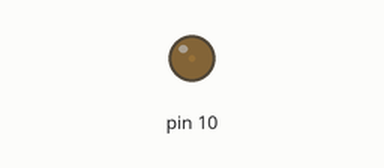
The sketch below on a simulated Arduino Uno, built with avr-gcc and run on an emulated ATmega328P. On the bench: output pins drawn as LEDs (lit = HIGH).

Above: at 0.05 s.
At 1.8 s:
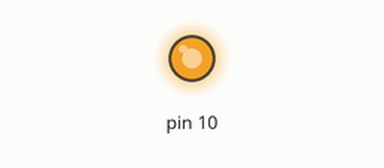
At 2.7 s:
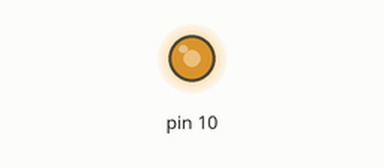
At 3.6 s:
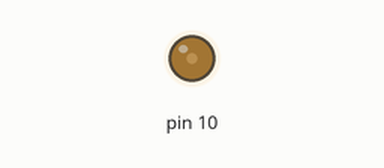
Timing chart, 0 to 5.3 s (numbered marks = the images above):
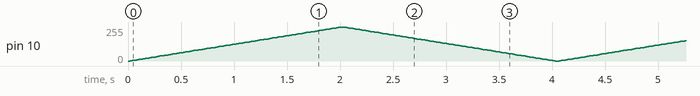

The sketch:

_0605inoue_2.ino
```cpp
float hensu=0;
int dir=0;

void setup() {
  // put your setup code here, to run once:
  pinMode(10,OUTPUT);
}

void loop() {
  // put your main code here, to run repeatedly:
   analogWrite(10,hensu*255);
   delay(20);

   if(dir==0){
     hensu+=0.01;
   }
   if(dir==1){
      hensu-=0.01;
    }

   if(hensu>=1){
      dir=1;
      hensu=1;
   }
   if(hensu<=0){
      dir=0;
      hensu=0;
    }


}
```
